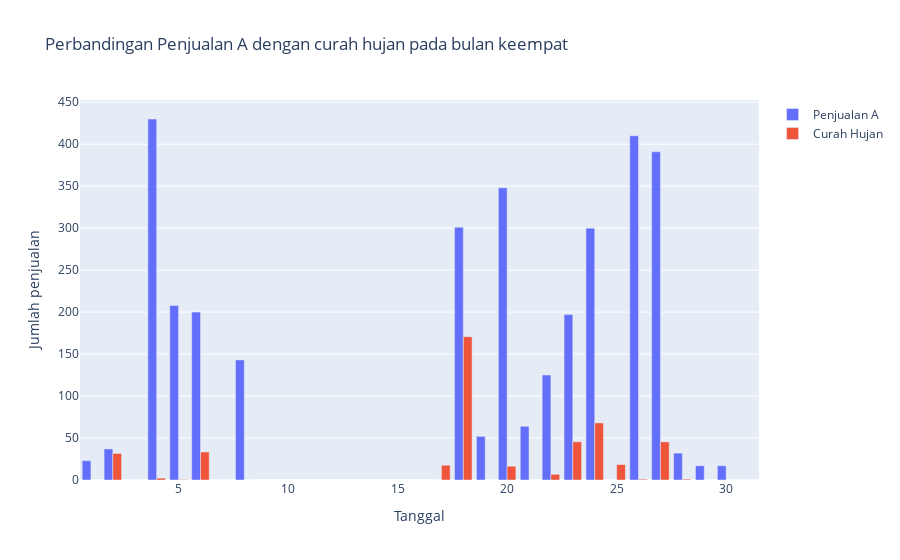

The notebook cell saved with this chart:
### Markdown cell above
Kode tersebut mengeluarkan tabel berupa perbandingan penjualan A dengan curah hujan pada bulan ketiga.

### Code cell
import pandas as pd
import matplotlib.pyplot as plt
import plotly.express as px
import plotly.graph_objects as go
df1 = pd.read_excel(r'Dataset.xlsx')
data_bulan1 = df1.iloc[0:31, :]
data_bulan2 = df1.iloc[31:59, :]
data_bulan3 = df1.iloc[59:90, :]
data_bulan4 = df1.iloc[90:113, :]
data_bulan5 = df1.iloc[113:121, :]
print("Frekuensi Data Penjualan A pada bulan keempat: ")
fig = go.Figure()
fig.add_trace(go.Bar(x = data_bulan4['Tanggal'], y = data_bulan4['Penjualan A (pcs)'], name = 'Penjualan A'))
fig.add_trace(go.Bar(x = data_bulan4['Tanggal'], y = data_bulan4['Curah Hujan (mm)'], name='Curah Hujan'))
fig.update_layout(
    title = "Perbandingan Penjualan A dengan curah hujan pada bulan keempat",
    xaxis_title = "Tanggal",
    yaxis_title = "Jumlah penjualan"
)

### Figure 1 — Plotly figure (JSON) as saved in the notebook; plotly's stock layout.template omitted (floating-point values rounded to 4 significant figures)
{"data": [{"name": "Penjualan A", "type": "bar", "x": [1, 2, 3, 4, 5, 6, 7, 8, 17, 18, 19, 20, 21, 22, 23, 24, 25, 26, 27, 28, 29, 30, 31], "y": [23, 37, 0, 430, 208, 200, 0, 143, 0, 301, 52, 348, 64, 125, 197, 300, 0, 410, 391, 32, 17, 17, 0]}, {"name": "Curah Hujan", "type": "bar", "x": [1, 2, 3, 4, 5, 6, 7, 8, 17, 18, 19, 20, 21, 22, 23, 24, 25, 26, 27, 28, 29, 30, 31], "y": [0, 31.6, 0, 2.2, 0.5, 33.4, 0, 0, 17.6, 170.6, 0, 16.4, 0, 6.8, 45.5, 68, 18.4, 1, 45.4, 1, 0, 0, 0]}], "layout": {"title": {"text": "Perbandingan Penjualan A dengan curah hujan pada bulan keempat"}, "xaxis": {"title": {"text": "Tanggal"}}, "yaxis": {"title": {"text": "Jumlah penjualan"}}}}
